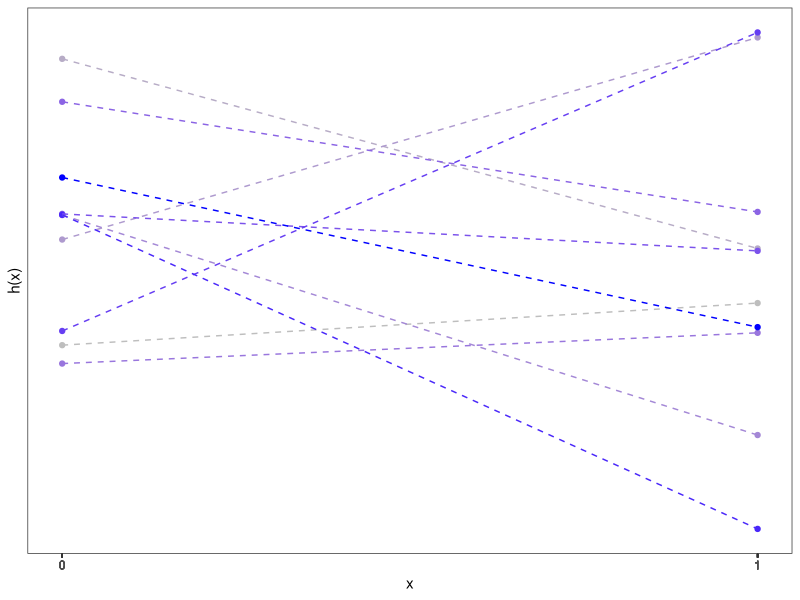
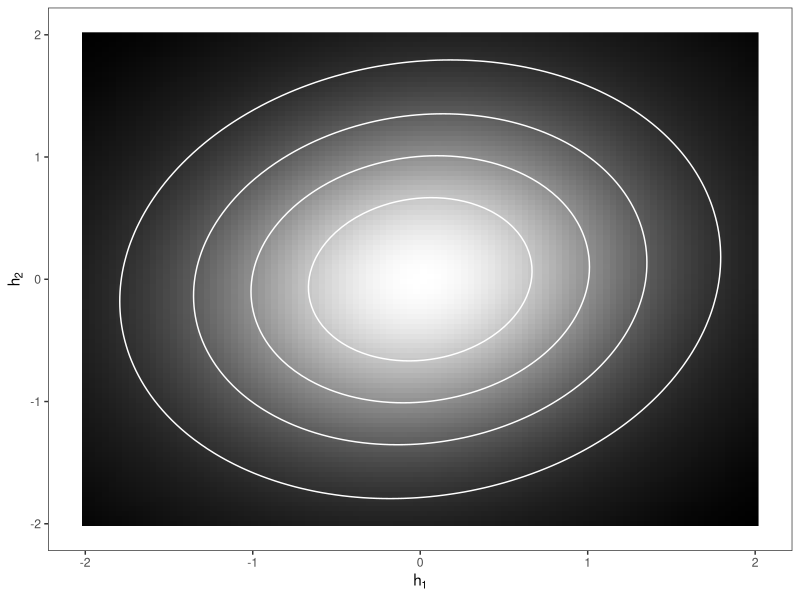
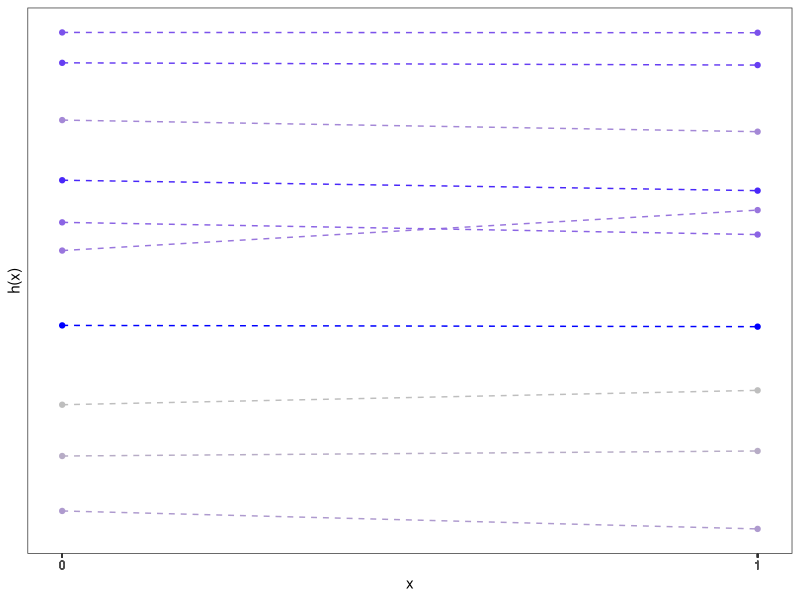
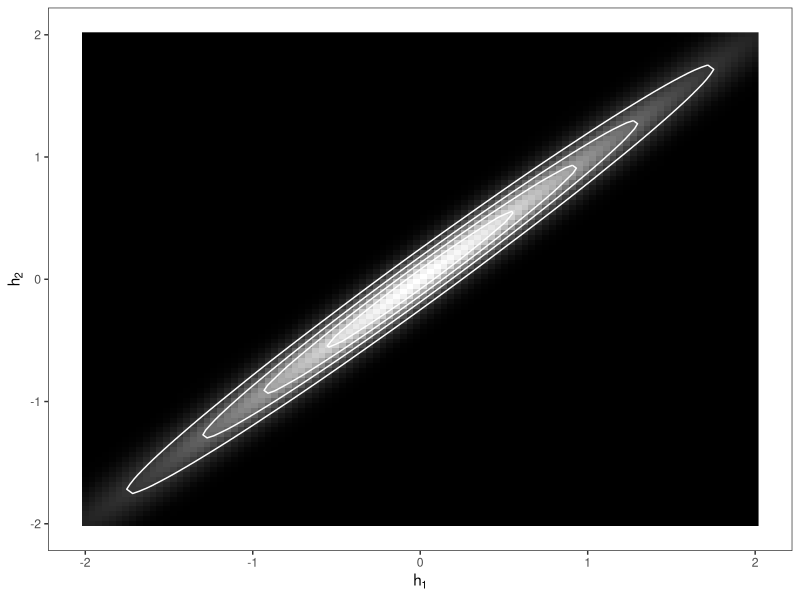
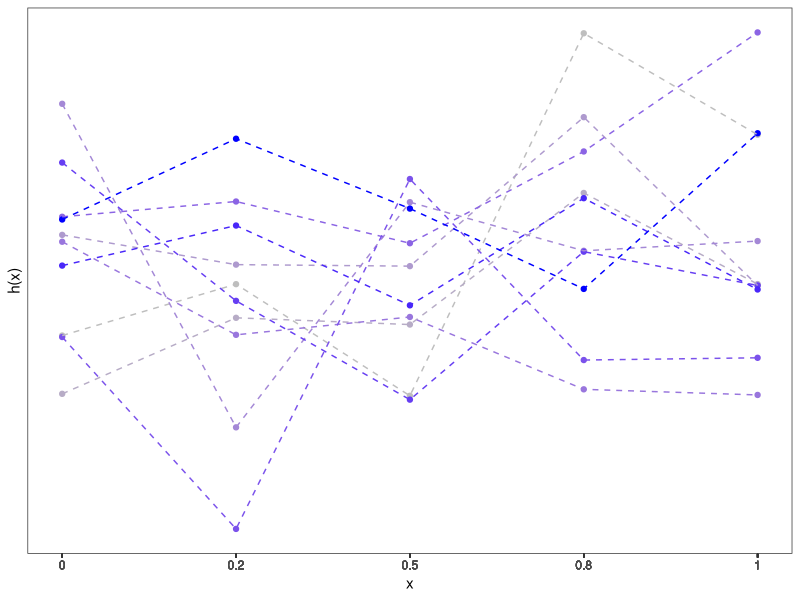
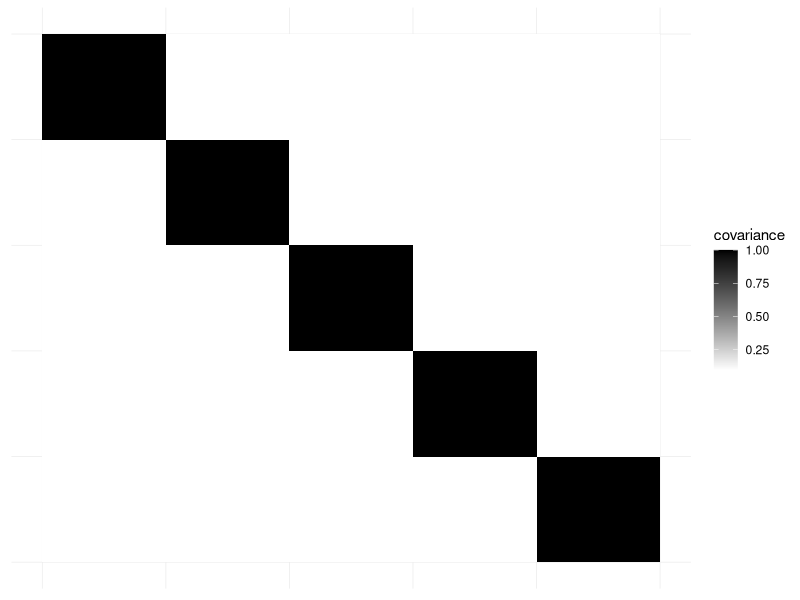
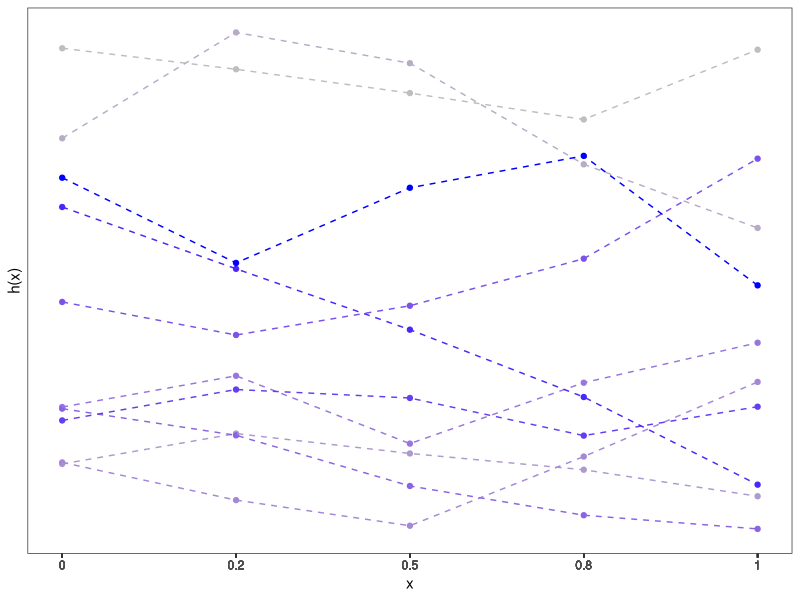
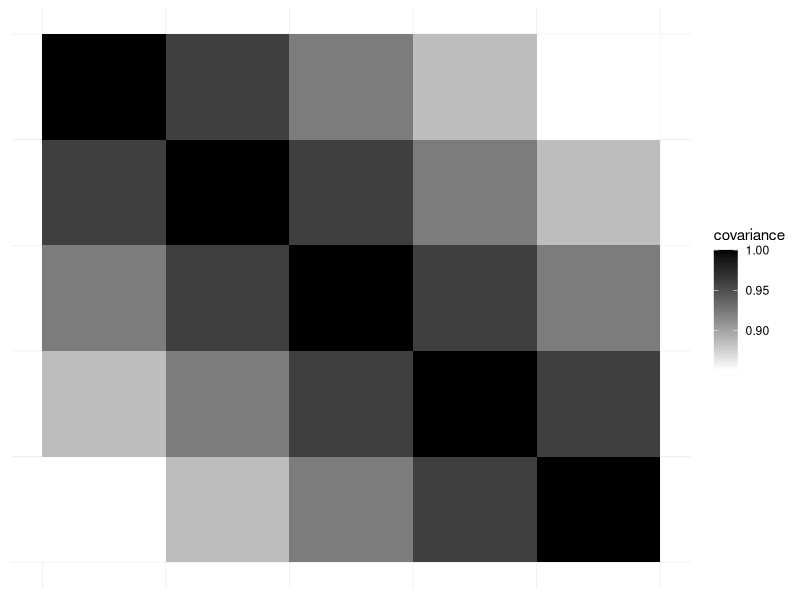

Generate these figures, in order, with R:
# ------------------------------------------------------------------------------
# PLOT FUNCTIONS ON DISCRETE DOMAINS
# ------------------------------------------------------------------------------

# PREREQ -----------------------------------------------------------------------

library(checkmate)
library(data.table)
library(ggplot2)
library(mvtnorm)

# FUNCTIONS --------------------------------------------------------------------

# Create weakly or strongly correlated (exp decaying) covariance matrix
create_covmat = function(n, corr = "weak", min_corr = 0.01) {
    assert_choice(corr, c("weak", "strong"))
    cov_mat = matrix(min_corr, n, n)
    if (corr == "weak") {
        diag(cov_mat) = 1
    } else {
        for (i in seq_len(n)) {
            for (j in seq_len(n)) {
                decay_param = min_corr**(n - 1)
                cov_mat[i, j] = decay_param**abs(i - j)
            }
        }
    }
    cov_mat
}

# Draw MV normal data with mean 1 and given covariance
draw_mvn_data = function(n, cov_mat) {
    c(rmvnorm(1, rep(1, n), sigma = cov_mat))
}

# Plot discrete functions for multiple vectors
plot_discr_fun = function(x, y, group, draw_line = TRUE, vert_bars = FALSE) {
    
    assert_true(all.equal(length(x), length(y), length(group)))
    dt = data.table(x = x, y = y, group = group)
    
    p = ggplot() +
        theme_bw()
    p = p + geom_point(
        dt,
        mapping = aes(x = x, y = y, group = group, color = group),
        shape = 19
    )
    if (draw_line) {
        p = p + geom_line(
            dt,
            mapping = aes(x = x, y = y, group = group, color = group),
            lty = 2
        )
    }
    if (vert_bars) {
        p = p + geom_segment(
            mapping = aes(x = x, y = y, xend = x, yend = -Inf),
            color = "darkgray",
            lty = 2
        )
    }
    p = p +
        scale_x_continuous(breaks = x, labels = round(x, 1)) +
        scale_y_continuous(breaks = NULL, labels = NULL) +
        scale_color_gradientn(colours = c(low = "gray", high = "blue")) +
        ylab("h(x)") +
        theme(
            plot.background = element_blank(),
            panel.grid.major = element_blank(),
            panel.grid.minor = element_blank(),
            legend.position = "none"
        )
    p
}

# Plot covariance as bivariate density or multivariate heatmap
plot_cov = function(cov_mat, mu = NULL) {
    
    assert_matrix(
        cov_mat, 
        mode = "numeric", 
        any.missing = FALSE, 
        min.rows = 2, 
        min.cols = 2
    )
    n = nrow(cov_mat)
    if (is.null(mu)) mu = rep(0, n)
    
    if (n == 2) {
        h1_min = mu[1] - 2 * cov_mat[1, 1]
        h1_max = mu[1] + 2 * cov_mat[1, 1]
        h2_min = mu[2] - 2 * cov_mat[2, 2]
        h2_max = mu[2] + 2 * cov_mat[2, 2]
        grid = expand.grid(
            h1 = seq(h1_min, h1_max, length.out = 100), 
            h2 = seq(h2_min, h2_max, length.out = 100)
        )
        probs = cbind(grid, density = dmvnorm(grid, mean = mu, sigma = cov_mat))
        p = ggplot() +
            labs(x = expression(h[1]), y = expression(h[2])) +
            geom_raster(data = probs, aes(x = h1, y = h2, fill = density)) +
            geom_contour(
                data = probs,
                aes(x = h1, y = h2, z = density),
                colour = "white",
                bins = 5
            ) +
            guides(fill = FALSE) +
            scale_fill_gradientn(
                colours = c(low = "black", high = "white")
            ) +
            theme_bw() +
            theme(panel.grid = element_blank())
    } else {
        p = ggplot() +
            geom_tile(
                data = reshape2::melt(cov_mat), 
                aes(x = Var1, y = Var2, fill = value)
            ) +
            scale_x_reverse() +
            theme_bw() +
            scale_fill_gradientn(
                "covariance", colours = c(low = "white", high = "black")
            ) +
            theme(
                axis.line = element_blank(),
                axis.ticks = element_blank(),
                axis.title.x = element_blank(),
                axis.title.y = element_blank(),
                panel.border = element_blank(),
                axis.text.x = element_blank(),
                axis.text.y = element_blank(),
                panel.grid.major = element_blank()
            )
    }
    p

}

# PLOTS ------------------------------------------------------------------------

set.seed(123)
input_sizes = c(2, 5, 10)
corr_strengths = c("weak", "strong")
n_draws = 10

# Create plots of discrete functions for different input sizes, weak vs strong 
# correlation, multiple draws each

for (i in seq_along(input_sizes)) {
    size = input_sizes[[i]]
    for (j in seq_along(corr_strengths)) {
        corr = corr_strengths[[j]]
        cov_mat = create_covmat(size, corr, ifelse(corr == "strong", 0.99, 0.1))
        dt_list = lapply(
            seq_len(n_draws), 
            function(k) {
                x = seq(0, 1, length.out = size)
                y = draw_mvn_data(length(x), cov_mat)
                data.table(x = x, y = y, group = k, corr = corr)
            }
        )
        dt = do.call(rbind, dt_list)
        ggsave(
            sprintf("../figure/discrete/discr_%i_%s.pdf", size, corr),
            plot_discr_fun(dt$x, dt$y, dt$group),
            width = 6, 
            height = 4
        )
        ggsave(
            sprintf("../figure/discrete/discr_%i_%s_cov.pdf", size, corr),
            plot_cov(cov_mat),
            width = 5, 
            height = 4
        )
    }
}
